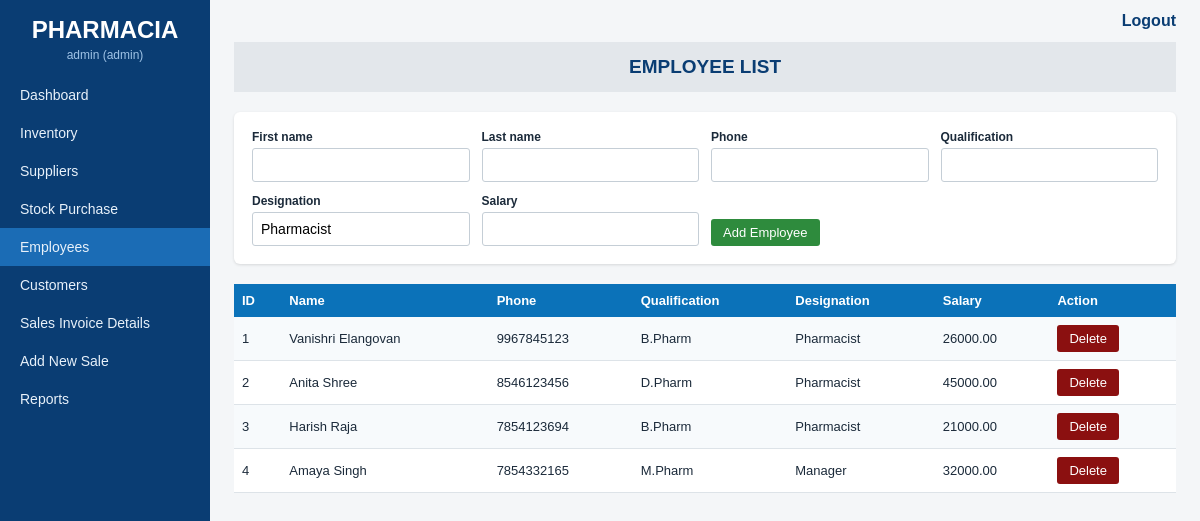
The page /employees.php (signed in) on the database its author committed.
### tables this page shows
CREATE TABLE employee (
  employee_id INT AUTO_INCREMENT PRIMARY KEY,
  first_name VARCHAR(50) NOT NULL,
  last_name VARCHAR(50) NOT NULL,
  contact_no VARCHAR(15) UNIQUE,
  qualification VARCHAR(50),
  designation VARCHAR(50),
  salary DECIMAL(10,2)
);

### employees.php (the view, shortened to what this page needs)
<?php require 'config.php'; require_login(true);
page_start('Employee List', 'employees.php'); ?>
<div class="card"><form method="post" class="grid"><input type="hidden" name="action" value="add">
<div><label>First name</label><input name="fn" required></div><div><label>Last name</label><input name="ln" required></div><div><label>Phone</label><input name="phone" required></div>
<div><label>Qualification</label><input name="qual"></div><div><label>Designation</label><input name="desig" value="Pharmacist"></div><div><label>Salary</label><input type="number" name="salary" step="0.01"></div>
<div><button class="btn green">Add Employee</button></div></form></div>
<table><tr><th>ID</th><th>Name</th><th>Phone</th><th>Qualification</th><th>Designation</th><th>Salary</th><th>Action</th></tr>
<?php foreach (rows('SELECT * FROM employee ORDER BY employee_id') as $r): ?>
<tr><td><?= $r['employee_id'] ?></td><td><?= h($r['first_name'] . ' ' . $r['last_name']) ?></td><td><?= h($r['contact_no']) ?></td><td><?= h($r['qualification']) ?></td><td><?= h($r['designation']) ?></td><td><?= $r['salary'] ?></td>
<td><form method="post" style="display:inline" onsubmit="return confirm('Delete employee?')"><button class="btn red">Delete</button></form></td></tr>
<?php endforeach; ?></table><?php page_end();

### style.css (style rules this page uses)
* { box-sizing:border-box }
body { margin:0;font-family:Arial,Helvetica,sans-serif;background:#f4f6f8;color:#1b2a3a }
table { border-collapse:collapse;width:100%;background:#fff;font-size:13px }
th { background:#0b72b9;color:#fff;text-align:left;padding:9px 8px }
td { padding:8px;border-bottom:1px solid #dde3e8 }
tr:nth-child(even) td { background:#f7fafc }
.btn { display:inline-block;border:0;border-radius:3px;padding:6px 12px;color:#fff;font-size:13px;cursor:pointer;text-decoration:none }
.btn.green { background:#2e8b3d }
.btn.red { background:#8b1010 }
.card { background:#fff;border-radius:6px;padding:18px;margin-bottom:20px;box-shadow:0 1px 3px rgba(0,0,0,.12) }
form.grid { display:grid;grid-template-columns:repeat(auto-fit,minmax(190px,1fr));gap:12px;align-items:end }
label { font-size:12px;font-weight:bold;display:block;margin-bottom:4px }
input,select { width:100%;padding:8px;border:1px solid #c5ced6;border-radius:3px;font-size:14px }

### rows shown on the page
employee: employee_id "1", first_name+last_name "Vanishri Elangovan", contact_no "9967845123", qualification "B.Pharm", designation "Pharmacist", salary "26000.00"
employee: employee_id "2", first_name+last_name "Anita Shree", contact_no "8546123456", qualification "D.Pharm", designation "Pharmacist", salary "45000.00"
employee: employee_id "3", first_name+last_name "Harish Raja", contact_no "7854123694", qualification "B.Pharm", designation "Pharmacist", salary "21000.00"
employee: employee_id "4", first_name+last_name "Amaya Singh", contact_no "7854332165", qualification "M.Pharm", designation "Manager", salary "32000.00"

### other values the page prints
$u['username'] "admin"
$u['role'] "admin"
$n[1] "Dashboard"
$n[1] "Inventory"
$n[1] "Suppliers"
$n[1] "Stock Purchase"
$n[1] "Employees"
$n[1] "Customers"
$n[1] "Sales Invoice Details"
$n[1] "Add New Sale"
$n[1] "Reports"
$title "EMPLOYEE LIST"
